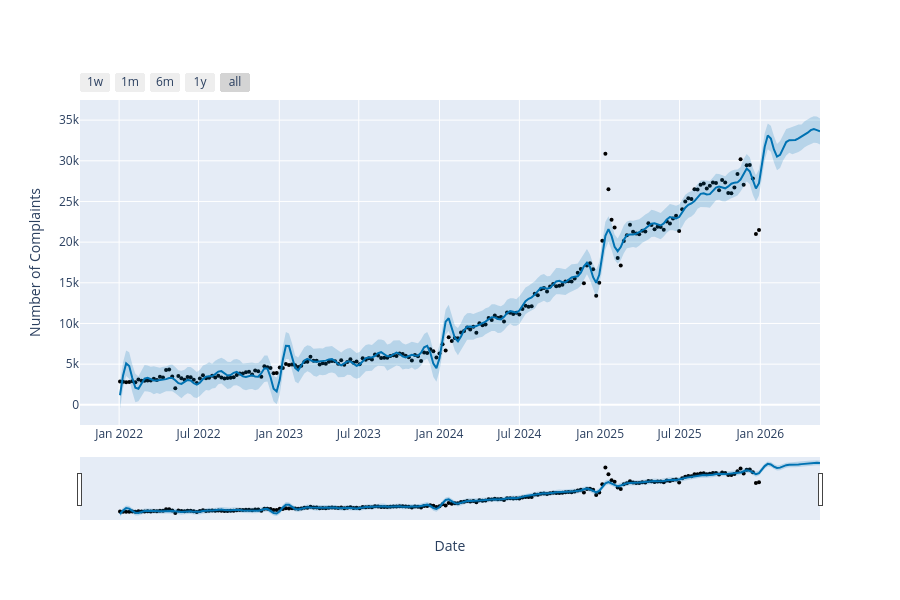
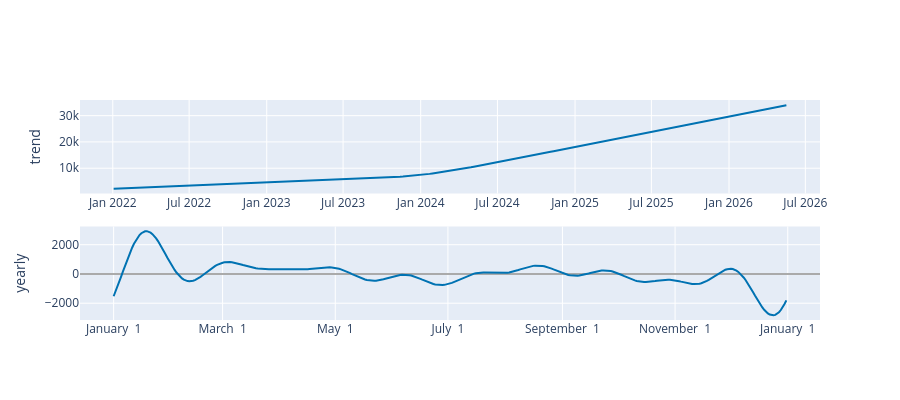

Source (notebook cell) for these figures, in order:
### Markdown cell above
# Forecasting using Meta's Prophet

### Code cell
# Prophet requires columns to be exactly named 'ds' (dates) and 'y' (values)
df_prophet = ts_ds_pre.reset_index()
df_prophet = df_prophet.rename(columns={'Date-Week': 'ds', 'Complaints': 'y'})
model_prophet = Prophet(yearly_seasonality=True)
model_prophet.fit(df_prophet)

future = model_prophet.make_future_dataframe(periods=forecast_steps, freq='W')
forecast_prophet = model_prophet.predict(future)
fig1 = plot_plotly(model_prophet, 
                    forecast_prophet,
                    ylabel='Number of Complaints',
                    xlabel = 'Date'
)
fig2 = plot_components_plotly(model_prophet, forecast_prophet)

display(fig1), display(fig2)

### Figure 1 — Plotly figure (JSON) as saved in the notebook; plotly's stock layout.template omitted (floating-point values rounded to 4 significant figures; data arrays with more than 128 entries replaced by an {"elided": "..."} marker saying what was removed)
{"data": [{"marker": {"color": "black", "size": 4}, "mode": "markers", "name": "Actual", "type": "scatter", "x": {"elided": "209 str values"}, "y": {"elided": "209 int values"}}, {"hoverinfo": "skip", "line": {"width": 0}, "mode": "lines", "type": "scatter", "x": {"elided": "229 str values"}, "y": {"elided": "229 float values"}}, {"fill": "tonexty", "fillcolor": "rgba(0, 114, 178, 0.2)", "line": {"color": "#0072B2", "width": 2}, "mode": "lines", "name": "Predicted", "type": "scatter", "x": {"elided": "229 str values"}, "y": {"elided": "229 float values"}}, {"fill": "tonexty", "fillcolor": "rgba(0, 114, 178, 0.2)", "hoverinfo": "skip", "line": {"width": 0}, "mode": "lines", "type": "scatter", "x": {"elided": "229 str values"}, "y": {"elided": "229 float values"}}], "layout": {"height": 600, "showlegend": false, "width": 900, "xaxis": {"rangeselector": {"buttons": [{"count": 7, "label": "1w", "step": "day", "stepmode": "backward"}, {"count": 1, "label": "1m", "step": "month", "stepmode": "backward"}, {"count": 6, "label": "6m", "step": "month", "stepmode": "backward"}, {"count": 1, "label": "1y", "step": "year", "stepmode": "backward"}, {"step": "all"}]}, "rangeslider": {"visible": true}, "title": {"text": "Date"}, "type": "date"}, "yaxis": {"title": {"text": "Number of Complaints"}}}}

### Figure 2 — Plotly figure (JSON) as saved in the notebook; plotly's stock layout.template omitted (floating-point values rounded to 4 significant figures; data arrays with more than 128 entries replaced by an {"elided": "..."} marker saying what was removed)
{"data": [{"line": {"color": "#0072B2", "width": 2}, "mode": "lines", "name": "trend", "type": "scatter", "x": {"elided": "229 str values"}, "xaxis": "x", "y": {"elided": "229 float values"}, "yaxis": "y"}, {"line": {"color": "rgba(0, 114, 178, 0.2)", "width": 0}, "mode": "lines", "name": "trend_upper", "type": "scatter", "x": {"elided": "229 str values"}, "xaxis": "x", "y": {"elided": "229 float values"}, "yaxis": "y"}, {"fill": "tonexty", "fillcolor": "rgba(0, 114, 178, 0.2)", "line": {"color": "rgba(0, 114, 178, 0.2)", "width": 0}, "mode": "lines", "name": "trend_lower", "type": "scatter", "x": {"elided": "229 str values"}, "xaxis": "x", "y": {"elided": "229 float values"}, "yaxis": "y"}, {"line": {"color": "#0072B2", "width": 2}, "mode": "lines", "name": "yearly", "type": "scatter", "x": {"elided": "365 str values"}, "xaxis": "x2", "y": {"elided": "365 float values"}, "yaxis": "y2"}], "layout": {"height": 400, "showlegend": false, "width": 900, "xaxis": {"anchor": "y", "domain": [0, 1], "range": ["2021-10-15T06:00:00", "2026-08-04T18:00:00"], "type": "date"}, "xaxis2": {"anchor": "y2", "domain": [0, 1], "range": ["2016-12-13T18:54:02.958904", "2018-01-18T11:04:57.863013"], "tickformat": "%B %e", "type": "date"}, "yaxis": {"anchor": "x", "domain": [0.575, 1], "rangemode": "normal", "title": {"text": "trend"}, "zerolinecolor": "#AAA"}, "yaxis2": {"anchor": "x2", "domain": [0, 0.425], "title": {"text": "yearly"}, "zerolinecolor": "#AAA"}}}
